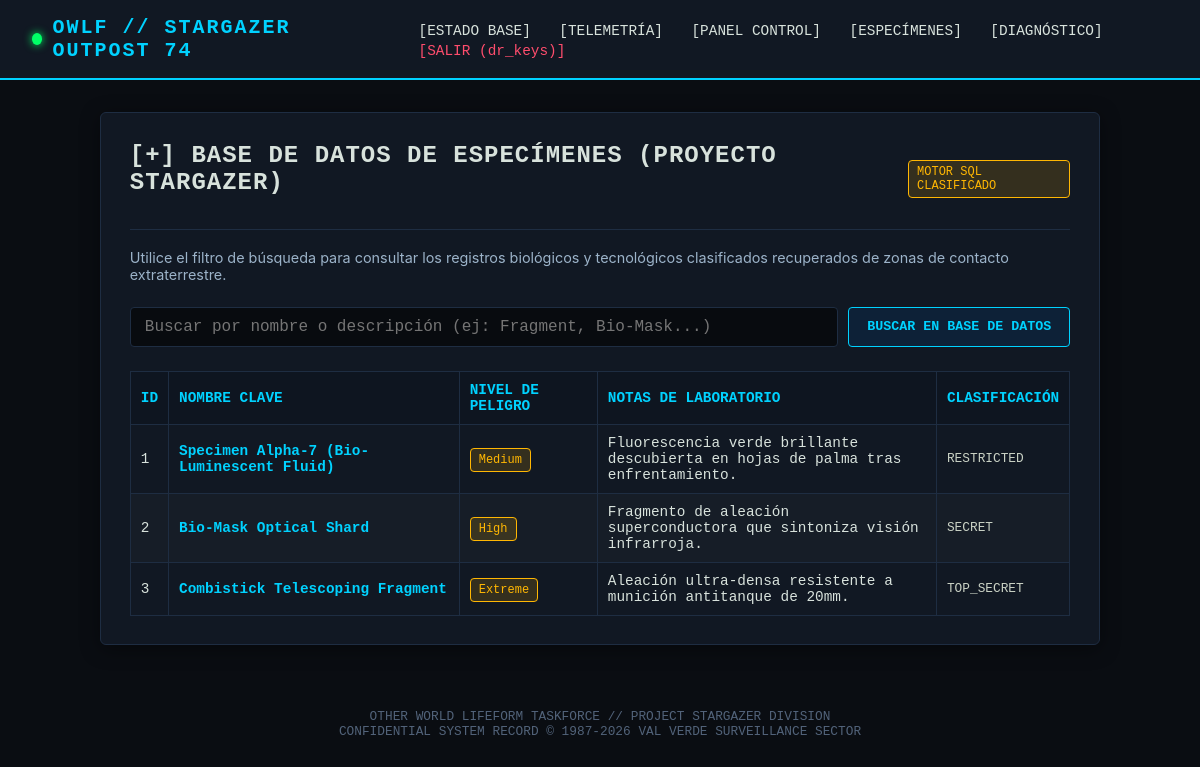
Page /specimens (signed in) on the committed database.
### tables this page shows
CREATE TABLE specimens (
        id INTEGER PRIMARY KEY AUTOINCREMENT,
        code_name TEXT NOT NULL,
        danger_level TEXT NOT NULL,
        notes TEXT NOT NULL,
        classification TEXT NOT NULL
    );

### app.py (the view)
@app.route('/specimens', methods=['GET'])
def specimens():
    if not session.get('user'):
        flash('Debe autenticarse para consultar especímenes.', 'error')
        return redirect(url_for('login'))
    query = request.args.get('q', '').strip()
    results = []
    sql_error = None
    try:
        conn = sqlite3.connect(DB_PATH)
        cursor = conn.cursor()
        if query:
            raw_sql = f"SELECT id, code_name, danger_level, notes, classification FROM specimens WHERE code_name LIKE '%{query}%' OR notes LIKE '%{query}%'"
            cursor.execute(raw_sql)
            results = cursor.fetchall()
        else:
            cursor.execute("SELECT id, code_name, danger_level, notes, classification FROM specimens WHERE classification != 'CLASSIFIED_EYES_ONLY'")
            results = cursor.fetchall()
        conn.close()
    except Exception as e:
        sql_error = str(e)
    return render_template('specimens.html', results=results, query=query, sql_error=sql_error)

### app.py (called while the page is built)
@app.after_request
def add_custom_headers(response):
    response.headers['Server'] = 'OWLF-Research-Httpd/2.4.52 (Stargazer-OS)'
    response.headers['X-OWLF-Project'] = 'Stargazer-1987'
    response.headers['X-Specimen-Traces'] = 'SKULL{YOUNG_BLOOD_02_BANNER_TRACES}'
    return response

### templates/specimens.html (shortened to what this page needs)
{% extends "base.html" %}
{% block content %}
<div class="card">
  <div class="card-header">
    <h2>[+] BASE DE DATOS DE ESPECÍMENES (PROYECTO STARGAZER)</h2>
    <span class="badge-warning">MOTOR SQL CLASIFICADO</span>
  </div>
  <p style="color: #9cb3c9; font-size: 0.9rem;">
    Utilice el filtro de búsqueda para consultar los registros biológicos y tecnológicos clasificados recuperados de zonas de contacto extraterrestre.
  </p>
  <form method="GET" action="/specimens" style="margin: 1.5rem 0; display: flex; gap: 10px;">
    <input type="text" name="q" value="{{ query }}" placeholder="Buscar por nombre o descripción (ej: Fragment, Bio-Mask...)" style="margin-bottom: 0;">
    <button type="submit" style="white-space: nowrap;">BUSCAR EN BASE DE DATOS</button>
  </form>
  {% if results %}
    <div style="overflow-x: auto;">
      <table>
        <thead>
          <tr>
            <th>ID</th>
            <th>NOMBRE CLAVE</th>
            <th>NIVEL DE PELIGRO</th>
            <th>NOTAS DE LABORATORIO</th>
            <th>CLASIFICACIÓN</th>
          </tr>
        </thead>
        <tbody>
          {% for row in results %}
            <tr {% if 'SKULL{' in row[3] or 'SKULL{' in row[1] %}style="background: rgba(0, 255, 102, 0.08); border-left: 3px solid #00ff66;"{% endif %}>
              <td>{{ row[0] }}</td>
              <td style="color: #00d2ff; font-weight: bold;">{{ row[1] }}</td>
              <td>
                <span class="badge-warning" {% if 'OMEGA' in row[2] or 'LETHAL' in row[2] %}style="color: #ff4d6d; border-color: #ff4d6d;"{% endif %}>
                  {{ row[2] }}
                </span>
              </td>
              <td style="max-width: 400px;">{{ row[3] }}</td>
              <td style="color: #cad2c5; font-size: 0.8rem;">{{ row[4] }}</td>
            </tr>
          {% endfor %}
        </tbody>
      </table>
    </div>
  {% else %}
    <p style="color: #718096; font-style: italic;">No se encontraron especímenes coincidentes en la base de datos.</p>
  {% endif %}
</div>
{% endblock %}

### templates/base.html (shortened to what this page needs)
<!DOCTYPE html>
<html lang="es">
<head>
  <link rel="stylesheet" href="/static/css/owlf_theme.css">
</head>
<body>
  <header>
    <div class="brand-badge">
      <span class="indicator"></span>
      OWLF // STARGAZER OUTPOST 74
    </div>
    <nav>
      <a href="/">[ESTADO BASE]</a>
      <a href="/telemetry_vault/">[TELEMETRÍA]</a>
      {% if session.get('user') %}
        <a href="/dashboard">[PANEL CONTROL]</a>
        <a href="/specimens">[ESPECÍMENES]</a>
        <a href="/diagnostic">[DIAGNÓSTICO]</a>
        <a href="/logout" style="color: #ff4d6d;">[SALIR ({{ session.get('user') }})]</a>
      {% else %}
        <a href="/login">[ACCESO CIENTÍFICO]</a>
      {% endif %}
    </nav>
  </header>
  <div class="container">
    {% block content %}{% endblock %}
  </div>
  <footer>
    OTHER WORLD LIFEFORM TASKFORCE // PROJECT STARGAZER DIVISION<br>
    CONFIDENTIAL SYSTEM RECORD &copy; 1987-2026 VAL VERDE SURVEILLANCE SECTOR
  </footer>
</body>
</html>

### rows in the picture
specimens: id "1", code_name "Specimen Alpha-7 (Bio-Luminescent Fluid)", danger_level "Medium", notes "Fluorescencia verde brillante descubierta en hojas de palma tras enfrentamiento.", classification "RESTRICTED"
specimens: id "2", code_name "Bio-Mask Optical Shard", danger_level "High", notes "Fragmento de aleación superconductora que sintoniza visión infrarroja.", classification "SECRET"
specimens: id "3", code_name "Combistick Telescoping Fragment", danger_level "Extreme", notes "Aleación ultra-densa resistente a munición antitanque de 20mm.", classification "TOP_SECRET"

### other values in the picture
{{ session.get('user') }} "dr_keys"
